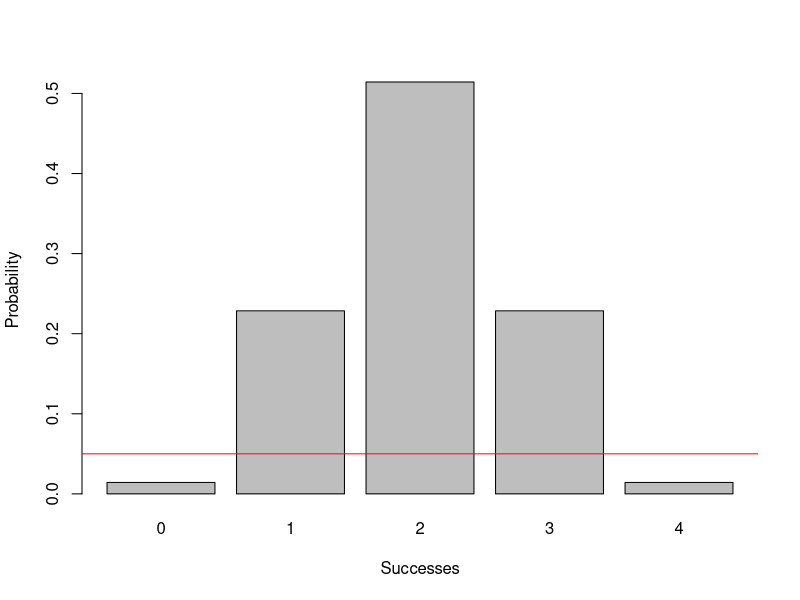
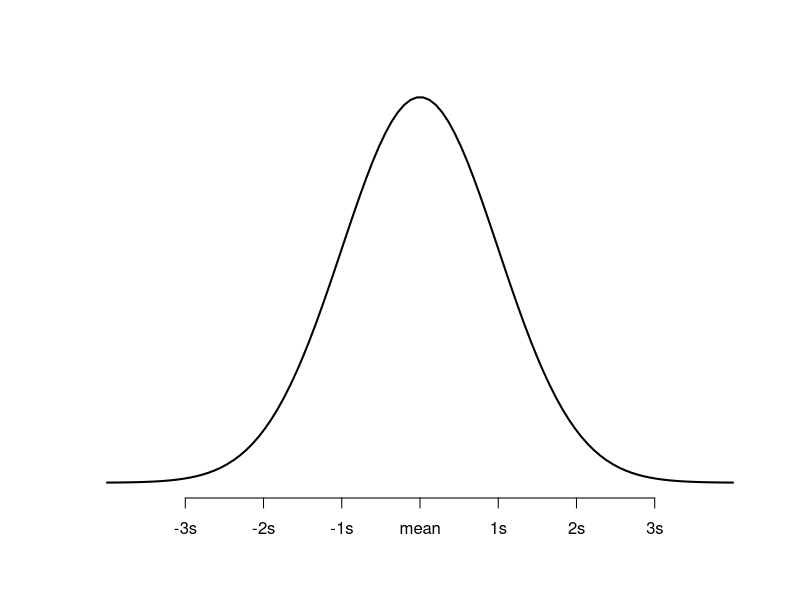
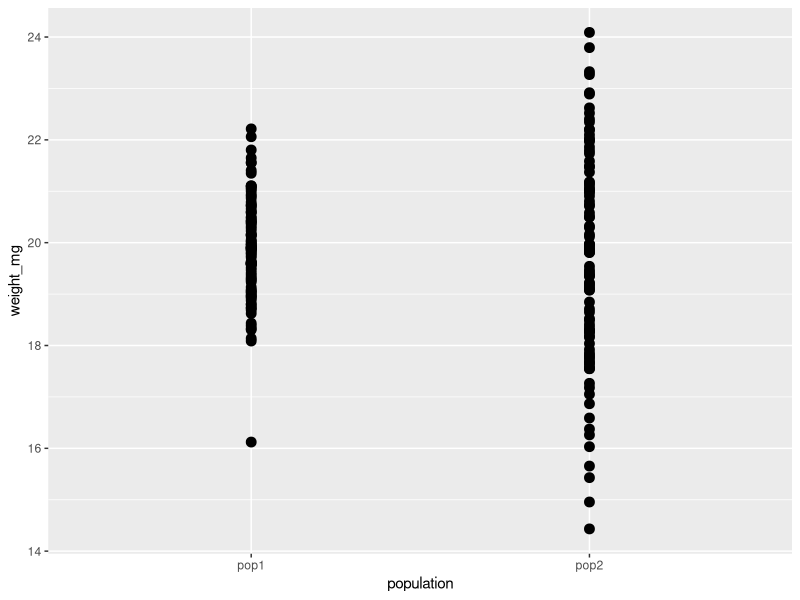
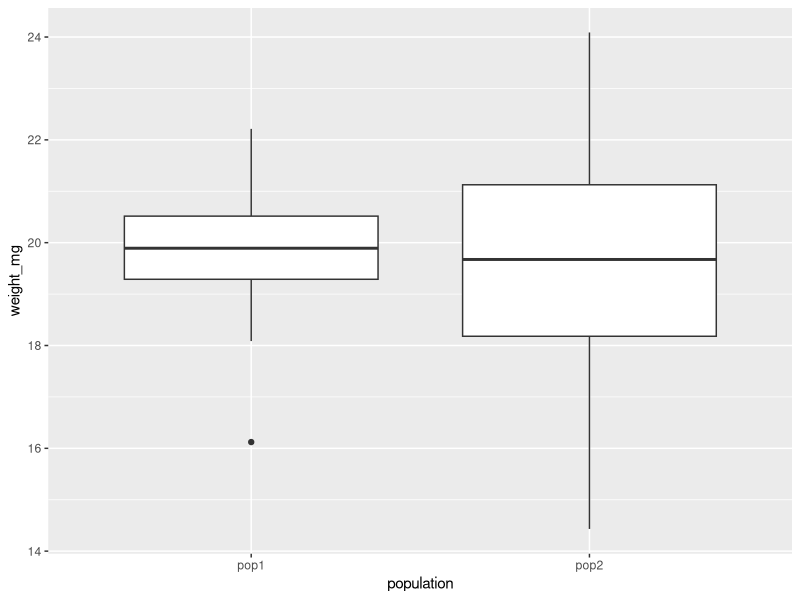
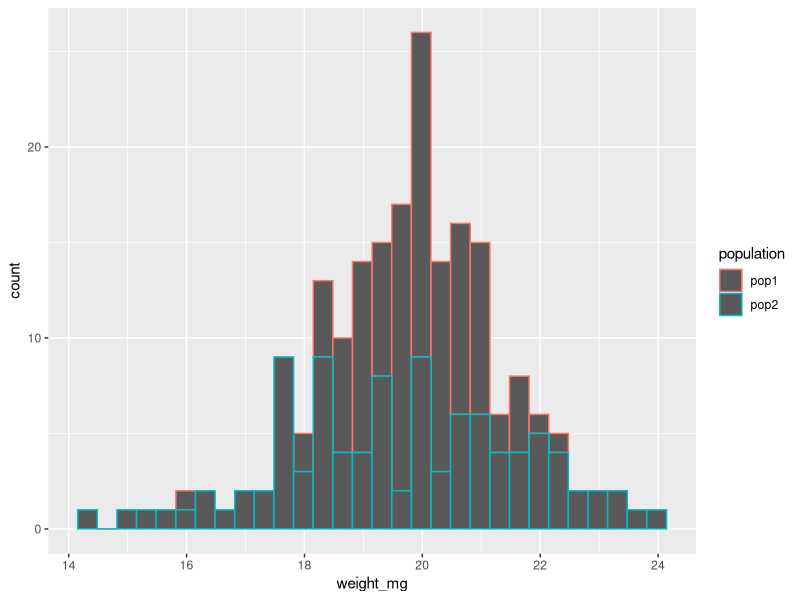
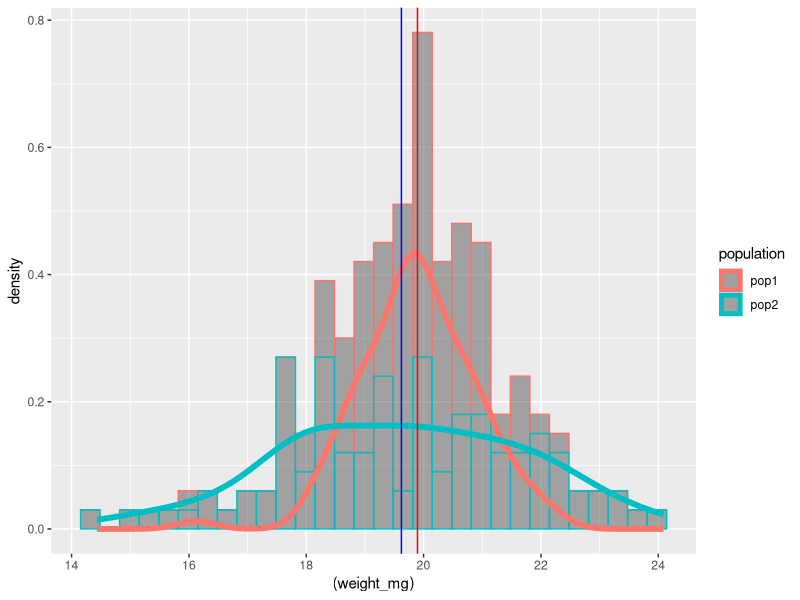
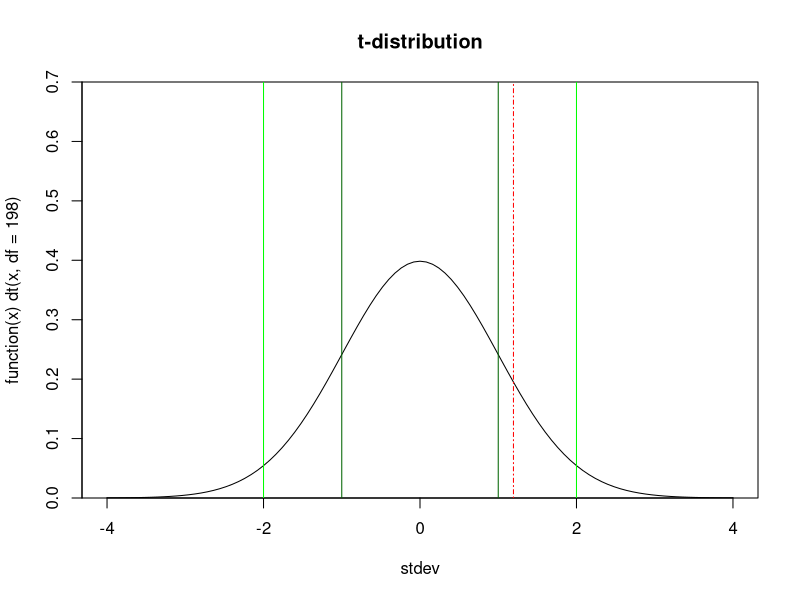

These charts were generated, in order, by the following R code:
####Initialize####
library(ggplot2)
library(tidyverse)
library(pwr)
####Distributions####
x_dhyper <- seq(0, 4, by = 1)

# Apply dhyper function
y_dhyper <- dhyper(x_dhyper, m = 4, n = 4, k = 4)   

# Plot dhyper values
barplot(y_dhyper, ylab = "Probability", xlab = "Successes", names.arg = c(0,1,2,3,4)) 
abline (h=0.05, col="red")

#Create a sequence of 100 equally spaced numbers between -4 and 4
x <- seq(-4, 4, length=100)

#create a vector of values that shows the height of the probability distribution
#for each value in x
y <- dnorm(x)

#plot x and y as a scatterplot with connected lines (type = "l") and add
#an x-axis with custom labels
plot(x,y, type = "l", lwd = 2, axes = FALSE, xlab = "", ylab = "")
axis(1, at = -3:3, labels = c("-3s", "-2s", "-1s", "mean", "1s", "2s", "3s"))


#generate normally distributed random numbers
pop1=rnorm(100,19.9,1)
pop2=rnorm(100,20,2)

tickwts <- cbind(pop1,pop2)
View(tickwts)
tickwts <- as_tibble(tickwts)


tickwts <- as_tibble(tickwts) %>% 
  pivot_longer(
    everything(),
    names_to = "population",
    values_to = "weight_mg"
  ) %>%
  arrange(population)

plot <- tickwts %>% 
  ggplot(aes(x=population,
             y=weight_mg)) +
  geom_point(size = 3)
plot

boxplot <- tickwts %>% 
  ggplot(aes(x=population,
             y=weight_mg)) +
  geom_boxplot()
boxplot

histo <- tickwts %>% 
  ggplot(aes(y=weight_mg, color=population)) +
  geom_histogram() +
  coord_flip()
histo

ggplot(tickwts, aes(x = (weight_mg),
                    y = after_stat(density),
                    color=population)) + 
  geom_histogram(alpha =0.5) +
  geom_density( 
    size = 2) +
  geom_vline(xintercept=mean(pop1), color="red") +
  geom_vline(xintercept=mean(pop2), color="blue")


ttest <- t.test(pop1,pop2)
ttest
tstat <- ttest$statistic
tstat


pwr.t.test(100,0.5,0.05)


plot(function(x) dt(x, df = 198), -4, 4, ylim = c(0, 0.7),
     main = "t-distribution", yaxs = "i", xlab= "stdev")
abline(v=1, col="darkgreen")
abline(v=-1, col="darkgreen")
abline(v=-2, col="green")
abline(v=2,col="green", )
       abline(v=tstat, col="red",lty = 4)
